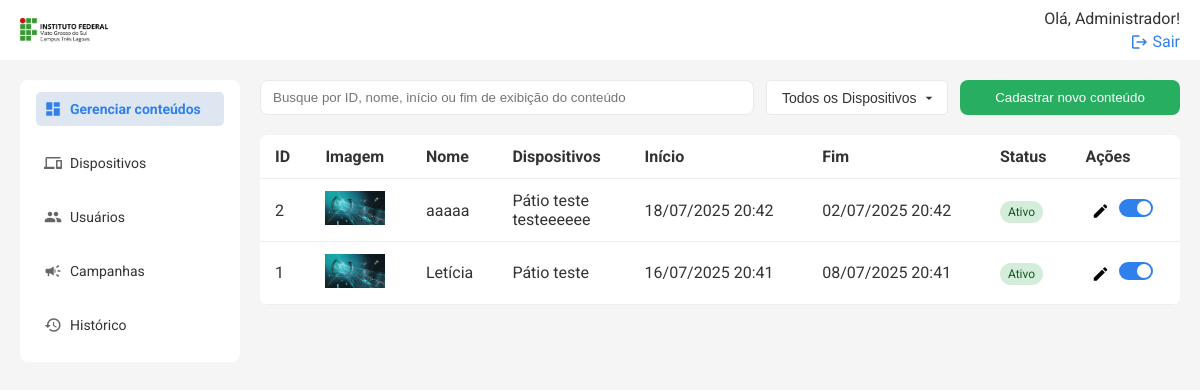
Page /conteudos/ (signed in) on the committed database.
### models.py (models this page shows, shortened)
class User(db.Model):
    id = db.Column(db.Integer, primary_key=True)
    name = db.Column(db.String(50), nullable=False)
    email = db.Column(db.String(120), nullable=False, unique=True)
    status = db.Column(db.String(10), nullable=False, default='Ativo')
    senha = db.Column(db.String(100), nullable=False)
    logUser = db.relationship('Log', backref=db.backref('user'))
    is_admin = db.Column(db.Boolean, default=False)

class Conteudo(db.Model):
    id = db.Column(db.Integer, primary_key=True)
    nome = db.Column(db.String(100), nullable=False)
    imagem = db.Column(db.String(200))
    status = db.Column(db.String(20), default='Ativo')
    data_inicio = db.Column(db.DateTime, nullable=True)
    data_fim = db.Column(db.DateTime, nullable=True)
    dispositivos = db.relationship('ConteudoDispositivo', back_populates='conteudo', cascade='all, delete-orphan')

class ConteudoDispositivo(db.Model):
    id = db.Column(db.Integer, primary_key=True)
    conteudo_id = db.Column(db.Integer, db.ForeignKey('conteudo.id'))
    dispositivo_id = db.Column(db.Integer, db.ForeignKey('tela.idTela'))
    conteudo = db.relationship('Conteudo', back_populates='dispositivos')
    dispositivo = db.relationship('Tela')

class Tela(db.Model):
    idTela = db.Column(db.Integer, primary_key=True)
    nomeDispositivo = db.Column(db.String(20), nullable=False)
    enderecoIp = db.Column(db.String(15), nullable=False, unique=True)
    status = db.Column(db.String(10), nullable=False, default='Ativo')

### routes/conteudos.py (the view)
@conteudos_bp.route('/')
@login_required
def listar_conteudos():
    conteudos = Conteudo.query.order_by(Conteudo.id.desc()).all()
    dispositivos = Tela.query.filter_by(status='Ativo').all()
    return render_template('index.html', conteudos=conteudos, dispositivos=dispositivos)

### templates/index.html (shortened to what this page needs)
{% extends 'base.html' %} {% block title %}Conteúdos{% endblock %} {% block
content %}
<div class="search-cta">
    <input
        type="text"
        placeholder="Busque por ID, nome, início ou fim de exibição do conteúdo"
        class="search"
        id="buscaConteudos"
    />
    <select id="filtroDispositivo">
        <option value="">Todos os Dispositivos</option>
    </select>
    <button class="btn" onclick="openModal()">Cadastrar novo conteúdo</button>
</div>
<table class="table">
    <thead>
        <tr>
            <th>ID</th>
            <th>Imagem</th>
            <th>Nome</th>
            <th>Dispositivos</th>
            <th>Início</th>
            <th>Fim</th>
            <th>Status</th>
            <th>Ações</th>
        </tr>
    </thead>
    <tbody id="conteudosTableBody">
        {% for conteudo in conteudos %}
        <tr>
            <td>{{ conteudo.id }}</td>
            <td>
                {% if conteudo.imagem %}
                <img
                    src="{{ url_for('static', filename=conteudo.imagem) }}"
                    alt="Imagem Conteúdo"
                    width="60"
                />
                {% else %}
                <em>Sem imagem</em>
                {% endif %}
            </td>
            <td>{{ conteudo.nome }}</td>
            <td>
                {% for rel in conteudo.dispositivos %}
                <span class="chip">{{ rel.dispositivo.nomeDispositivo }} </span
                ><br />
                {% endfor %}
            </td>
            <td>
                {{ conteudo.data_inicio.strftime('%d/%m/%Y %H:%M') if
                conteudo.data_inicio else '-' }}
            </td>
            <td>
                {{ conteudo.data_fim.strftime('%d/%m/%Y %H:%M') if
                conteudo.data_fim else '-' }}
            </td>
            <td>
                <span
                    class="status {{ 'ativo' if conteudo.status == 'Ativo' else 'inativo' }}"
                >
                    {{ conteudo.status }}
                </span>
            </td>
            <td>
                <button
                    class="edit"
                    title="Editar conteúdo"
                    onclick="editConteudo({{ conteudo.id }})"
                >
                    <span class="material-icons">edit</span>
                </button>
                <label class="switch" title="Ativar/Inativar conteúdo">
                    <span class="slider"></span>
                </label>
            </td>
        </tr>
        {% endfor %}
    </tbody>
</table>
{% endblock %}

### templates/topo.html (shortened to what this page needs)
<header class="topbar">
    <a href="{{ url_for('conteudos.listar_conteudos') }}" class="logo-topo">
        <img
            src="{{ url_for('static', filename='images/logo-ifms-tl.png') }}"
            alt="IFMS Logo"
            style="height: 24px; vertical-align: middle; margin-right: 8px"
        />
    </a>
    <div class="profile">
        {% if session['user_name'] %}
        <span>Olá, {{ session['user_name'] }}!</span>
        <a href="{{ url_for('auth.logout') }}">
            <span class="material-icons">logout</span>
            Sair
        </a>
        {% else %}
        <a href="{{ url_for('auth.login_usuario') }}">Entrar</a>
        {% endif %}
    </div>
</header>

### static/styles.css (style rules this page uses)
* { box-sizing: border-box; }
body { margin: 0; font-family: 'Roboto', sans-serif; color: #333; background-color: #f5f5f5; }
.topbar { width: 100%; background: #ffffff; padding-inline: 20px; box-sizing: border-box; display: flex; justify-content: space-between; align-items: center; position: fixed; top: 0; left: 0; height: 60px; z-index: 100; }
.topbar .profile a { text-align: right; font-size: 16px; color: #2f80ed; text-decoration: none; display: flex; align-items: center; gap: 4px; }
.topbar .profile a .material-icons { font-size: 16px; }
.profile { display: flex; flex-direction: column; align-items: flex-end; gap: 4px; }
.search-cta { display: flex; gap: 12px; margin-bottom: 20px; }
.search { padding: 8px 12px; width: 100%; border: 1px solid #e9e9e9; border-radius: 8px; outline: none; }
.btn { background: #27ae60; color: white; border: none; padding: 10px 15px; border-radius: 8px; min-width: 220px; }
button { cursor: pointer; }
.table { width: 100%; border-collapse: collapse; background: white; border-radius: 8px; overflow: hidden; }
.table th, .table td { padding: 12px 15px; border-bottom: 1px solid #eee; vertical-align: middle; }
.table th { text-align: left; }
.status { padding: 4px 8px; border-radius: 12px; font-size: 12px; }
.status.ativo { background: #d4edda; color: #155724; }
.edit { background: none; border: none; cursor: pointer; }
.material-icons { font-size: 18px !important; vertical-align: middle; }
.switch { position: relative; display: inline-block; width: 34px; height: 18px; }
.slider { position: absolute; cursor: pointer; top: 0; left: 0; right: 0; bottom: 0; background-color: #ccc; transition: 0.4s; border-radius: 18px; }
.slider:before { position: absolute; content: ''; height: 14px; width: 14px; left: 2px; bottom: 2px; background-color: white; transition: 0.4s; border-radius: 50%; }
input:checked + .slider { background-color: #2f80ed; }
input:checked + .slider:before { transform: translateX(16px); }
#filtroDispositivo { padding: 0px 30px 0px 15px; border-radius: 5px; border: 1px solid #e9e9e9; font-size: 14px; background-color: #fff; color: #333; appearance: none; -webkit-appearance: none; -moz-appearance: none; background-repeat: no-repeat; background-position: right 10px center; background-size: 16px 16px; outline: none; }

### rows in the picture
User: user_name "Administrador"
Conteudo: id "2", imagem (picture), nome "aaaaa", data_inicio "18/07/2025 20:42", data_fim "02/07/2025 20:42", status "Ativo"
ConteudoDispositivo: dispositivo.nomeDispositivo "Pátio teste"
ConteudoDispositivo: dispositivo.nomeDispositivo "testeeeeee"
Conteudo: id "1", imagem (picture), nome "Letícia", data_inicio "16/07/2025 20:41", data_fim "08/07/2025 20:41", status "Ativo"
ConteudoDispositivo: dispositivo.nomeDispositivo "Pátio teste"
